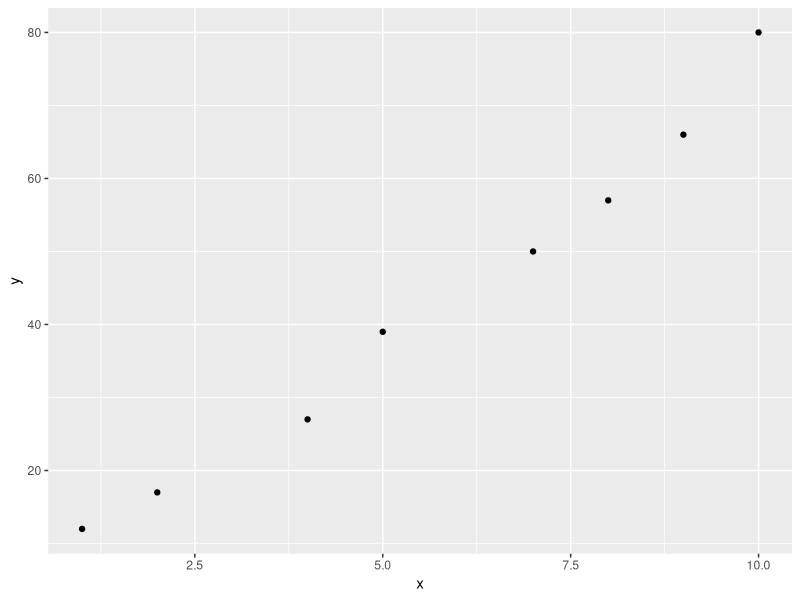
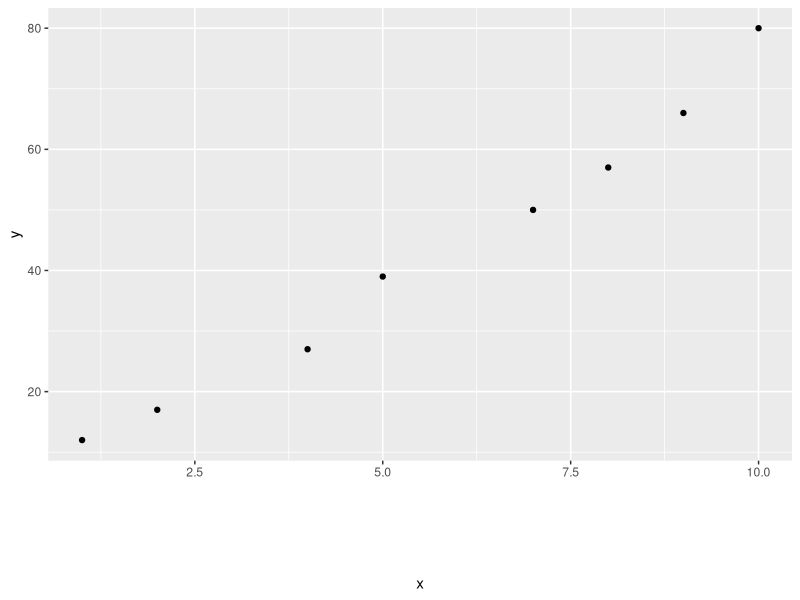
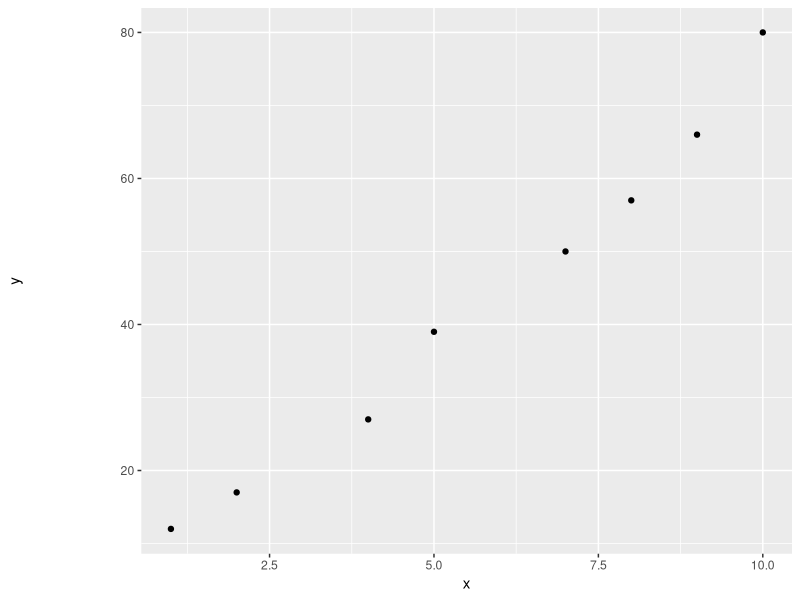

These figures' R source, in order:
# Example 1: Set X-Axis Label Position
library("ggplot2")

# create data frame
df <- data.frame(x=c(1, 2, 4, 5, 7, 8, 9, 10),
                 y=c(12, 17, 27, 39, 50, 57, 66, 80))

# create scatterplot of x vs. y
ggplot(df, aes(x=x, y=y)) + 
  geom_point()

# We can add a margin to the top of the x-axis title to make
# the x-axis title appear further from the axis:
# create scatterplot of x vs. y with margin added on x-axis title
ggplot(df, aes(x=x, y=y)) + 
  geom_point() + 
  theme(axis.title.x = element_text(margin = margin(t=70)))

# Example 2: Set Y-Axis Label Position
# create scatterplot of x vs. y with marign added on y-axis title
ggplot(df, aes(x=x, y=y)) + 
  geom_point() + 
  theme(axis.title.y = element_text(margin = margin(r=70)))
